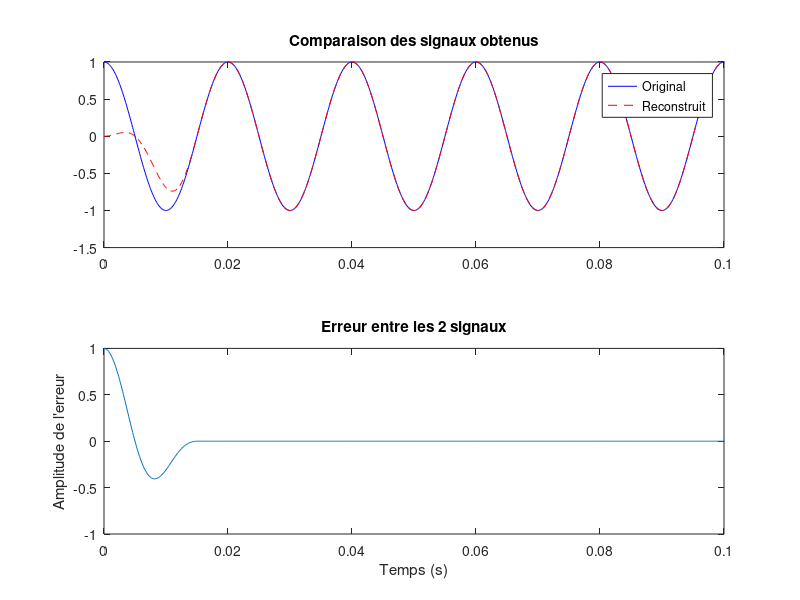

Source code (MATLAB):
%% Préliminaire 4
clc 
close all
clear

% Paramètres
Fs = 8000;
duree = 1; % en seconde
N = duree * Fs;
f = 50; % en Hz

% Création du signal
t = (0:N-1) / Fs;
signal_synth = cos(2*pi*f*t);
signal_synth = signal_synth(:);

% Création de la trame
taille_trame = 256;
recouvrement = 128; % 50% de recouvrement dans ce cas

pas = taille_trame - recouvrement;

nb_echantillon = length(signal_synth);
nb_trame = ceil((nb_echantillon - taille_trame) / pas) + 1;

trames = zeros(taille_trame, nb_trame);

id_deb = 1;
for i = 1:nb_trame
    id_fin = id_deb + taille_trame - 1;
    % cas où la trame est trop courte : (on fait du 0 padding)
    if id_fin > nb_echantillon
        trame_actuelle = [signal_synth(id_deb : end) ; zeros(id_fin - nb_echantillon, 1)];
    
    % cas où c'est bon
    else 
        trame_actuelle = [signal_synth(id_deb : id_fin)];
    end

    % on remplit la matrice avec la trame
    trames(:, i) = trame_actuelle;
    id_deb = id_deb + pas;
end

% fenetrage des trames
fenetre = hann(taille_trame, 'periodic');

trames_fenetrees = zeros(size(trames));
for i = 1:nb_trame
    trames_fenetrees(:, i) = trames(:, i).* fenetre ; % on applique le fenêtrage à chaque trame
end

% Reconstruction du signal
signal_reconstruit = zeros((nb_trame - 1)*pas + taille_trame, 1);

id_deb1 = 1;
for i = 1:nb_trame
    id_fin1 = id_deb1 + taille_trame - 1;

    signal_reconstruit(id_deb1:id_fin1) = signal_reconstruit(id_deb1:id_fin1) + trames_fenetrees(:, i);

    id_deb1 = id_deb1 + pas;
end

disp('Signal reconstruit.');


figure(1);
% affichage supperposition des courbes
subplot(2, 1, 1);
plot(t, signal_synth, 'b', 'DisplayName', 'Original');
hold on;
plot(t, signal_reconstruit(1:N), 'r--', 'DisplayName', 'Reconstruit');
hold off;
title('Comparaison des signaux obtenus');
legend;
xlim([0, 0.1]);

% affichage de l'erreur entre les 2 courbes
subplot(2, 1, 2);
difference = signal_synth - signal_reconstruit(1:N);
plot(t, difference);
title('Erreur entre les 2 signaux');
xlabel('Temps (s)');
ylabel('Amplitude de l''erreur');
xlim([0, 0.1]);
